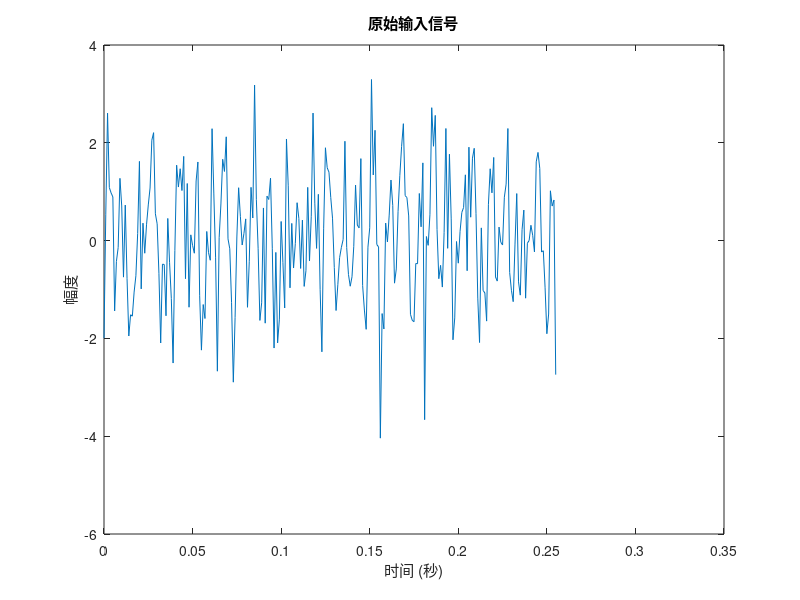

This figure's MATLAB source: (Note: this script raises an error after producing the figure.)
close all;
clc;
% % 测试一：1-256
% xr = 1:256;
% xi = 1i*(1:256);
% x = xr + xi;

% 采样等参数
Fs = 1000;                    % 采样频率 (Hz)
T = 1/Fs;                     % 采样周期 (秒)
L = 256;                      % 信号长度 (点数)
t = (0:L-1)*T;                % 时间向量


% % 测试二：单个正弦信号
% f = 50;                       % 频率 (Hz)
% A = 1;                        % 幅度
% % 生成正弦信号
% x = A*sin(2*pi*f*t);

% 测试三：两个正弦信号混频,含噪声
% 50 Hz + 120 Hz 正弦波
S = 0.7*sin(2*pi*50*t) + sin(2*pi*120*t);
% 添加一些随机噪声到信号中
x = S + 1*randn(size(t));

% 绘制原始信号
figure;
plot(t, x);
title('原始输入信号');
xlabel('时间 (秒)');
ylabel('幅度');

% 绘制结果对比图
fftMatlab = fft(x,256);
fftCus = cusFFTModel(x,13);
figure;
plot(1:256, abs(fftMatlab), 'k:h', 'DisplayName', 'MatlabFFT');
hold on;
plot(1:256, abs(fftCus), 'm-..', 'DisplayName', 'CusFFTModel');
xlabel('频率索引');
ylabel('幅值');
legend show;
title('幅值频谱(自定义FFT与内置fft比较)');
grid on;

% 计算双边频谱P2/P4和单边频谱P1/P3
% 自带的fft
P2 = abs(fftMatlab/L);
P1 = P2(1:L/2+1);
P1(2:end-1) = 2*P1(2:end-1);
% 自创的FFT
P4 = abs(fftCus/L);
P3 = P4(1:L/2+1);
P3(2:end-1) = 2*P3(2:end-1);
% 定义频率域f
f_axis = Fs*(0:(L/2))/L;

% 绘制单边幅值频谱
figure;
plot(f_axis, P1, 'k:h', 'DisplayName', 'MatlabFFT');
hold on;
plot(f_axis, P3 , 'm-..', 'DisplayName', 'CusFFTModel');
title('单边幅值频谱(自定义FFT与内置fft比较)');
xlabel('频率 (Hz)');
ylabel('|P(f)|');
legend show;
grid on;

%绘制误差
figure;
plot(f_axis, abs(abs(P1)-abs(P3)));
title('单边幅值频谱误差(自定义FFT与内置fft比较)');
xlabel('频率 (Hz)');
ylabel('|ΔP(f)|');
mean(abs(abs(P1)-abs(P3)))
